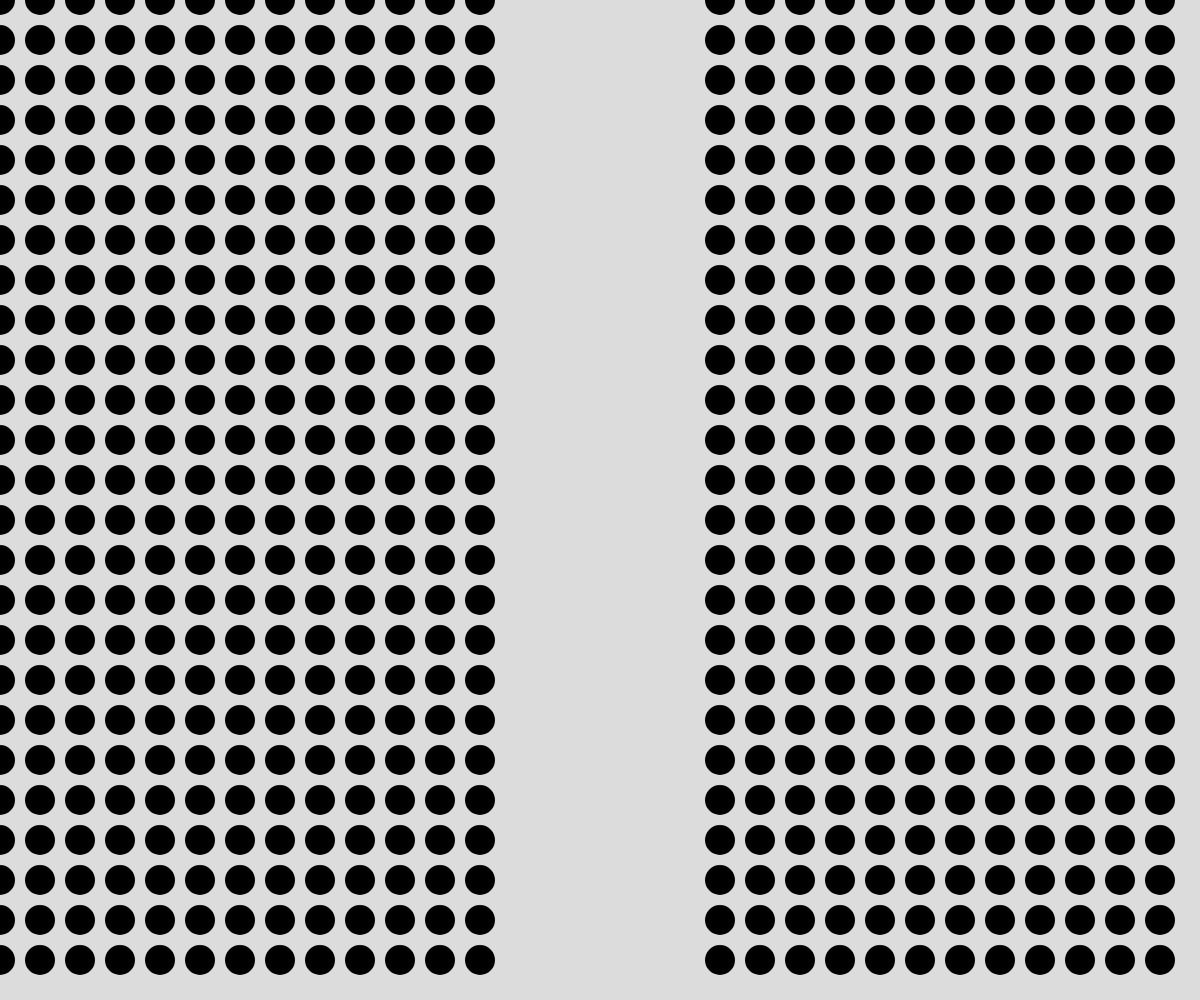
Frame 1 (no input)
Frame 60 (no input): identical to frame 1, image omitted
Frame 120 (the mouse pressed at the canvas centre since frame 60): identical to frame 1, image omitted

The p5.js sketch that drew this single still picture (run headless with seeded random() and noise() and a simulated clock; from frame 60 on, the mouse is pressed at the canvas centre):

// p5.js sketch
// ── sketch.js
// Loops
// Kamran Shirazi
// Oct 6, 2025

// Global Variable
let gridSize = 40;

function setup() {
  createCanvas(windowWidth, windowHeight);
}

function grid(){
  // draw a grid
  strokeWeight(30);
  let x = 0; 
  while(x < width){  // x: 0  40  80  120
    let y = 0;
    while(y < height){
      if(abs(width/2 - x) > 100){
        point(x, y);
      }
      y += gridSize;
    }
    x += gridSize;
  }
}

function draw() {
  background(220);
  grid();
}
